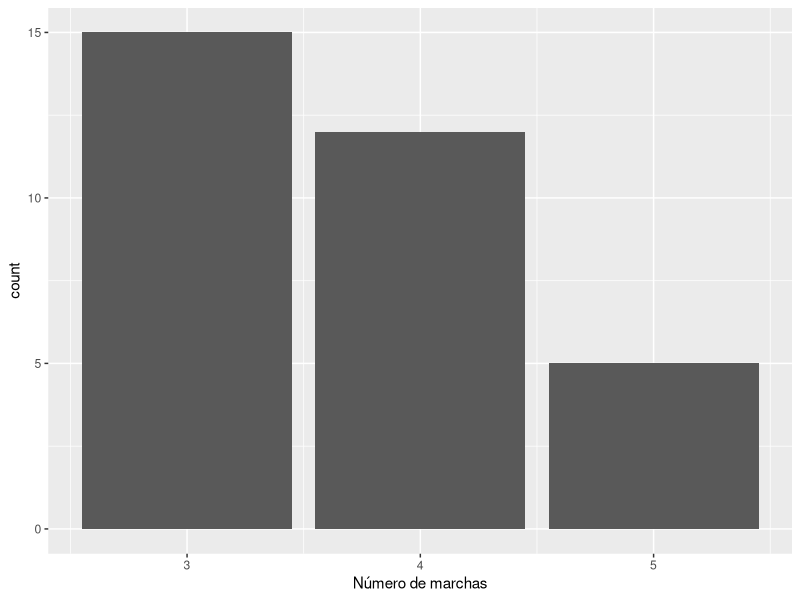
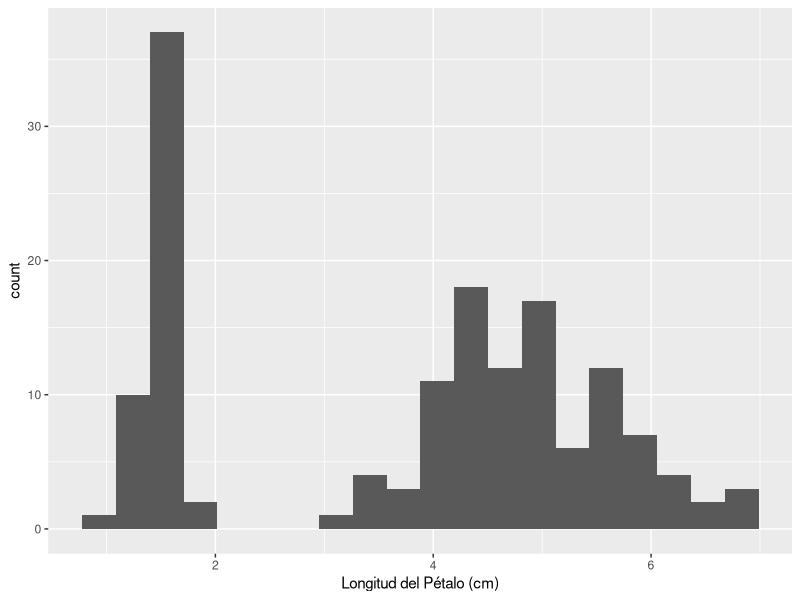
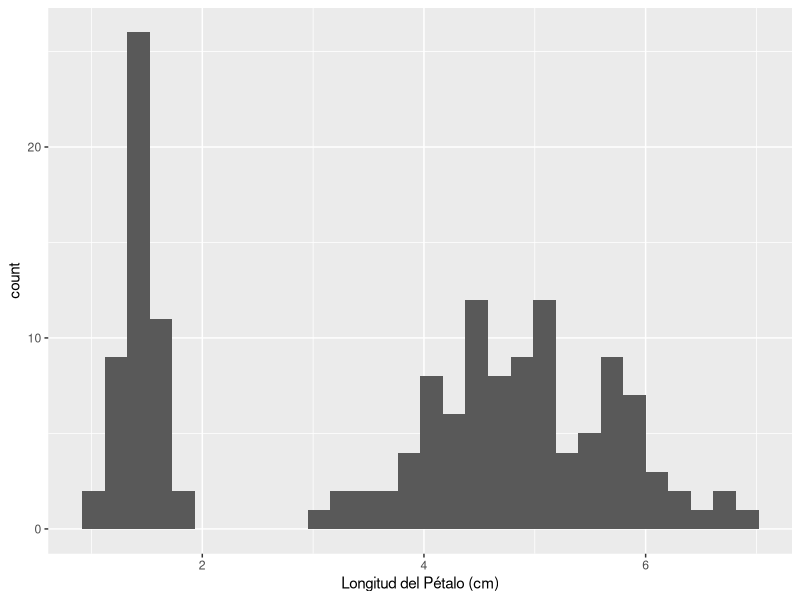
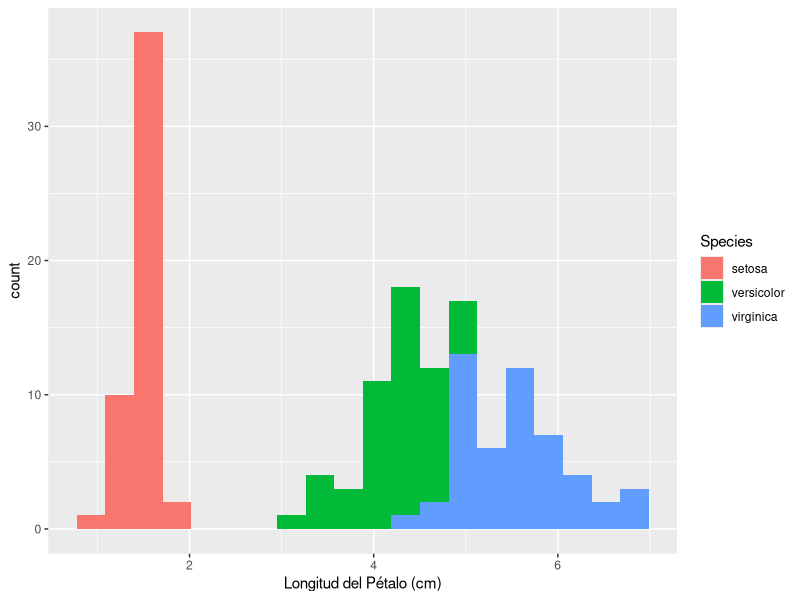
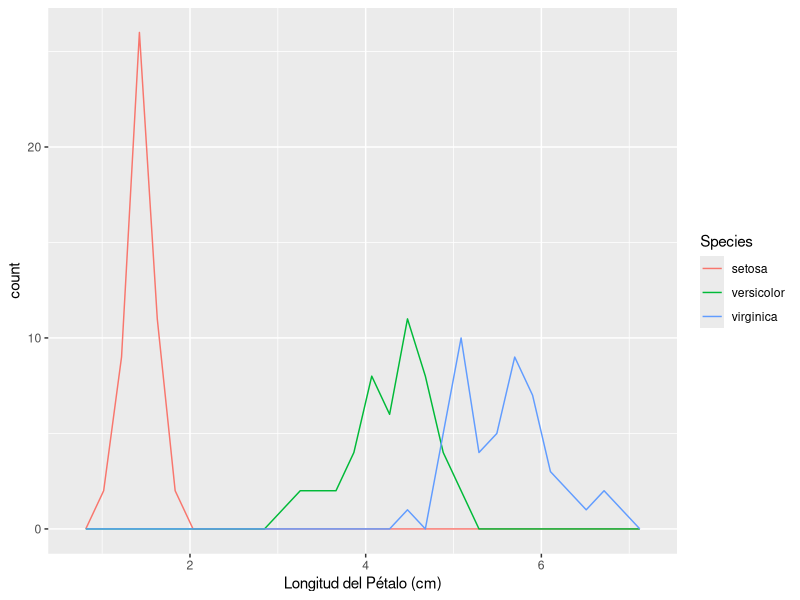
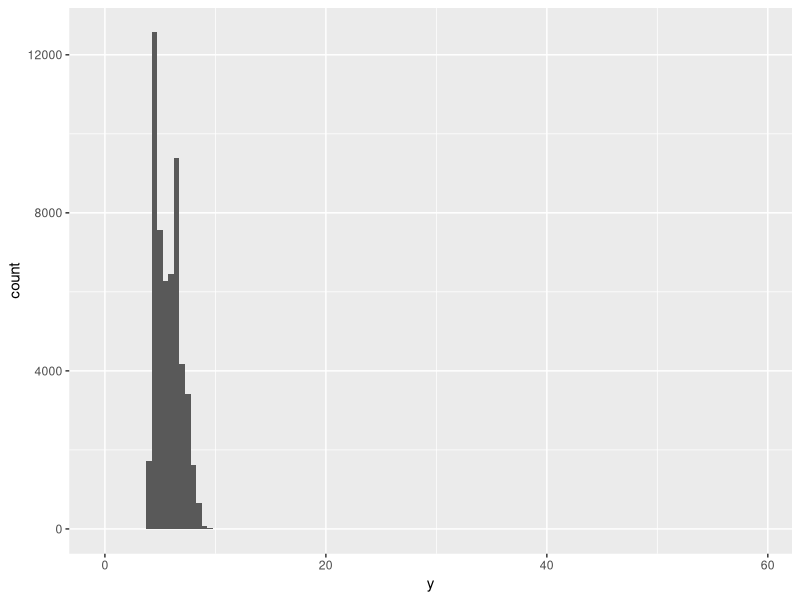
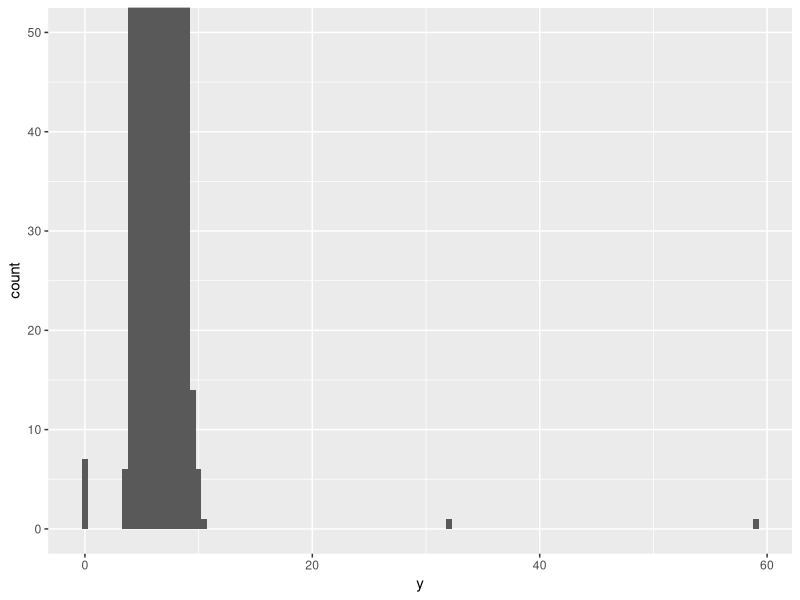
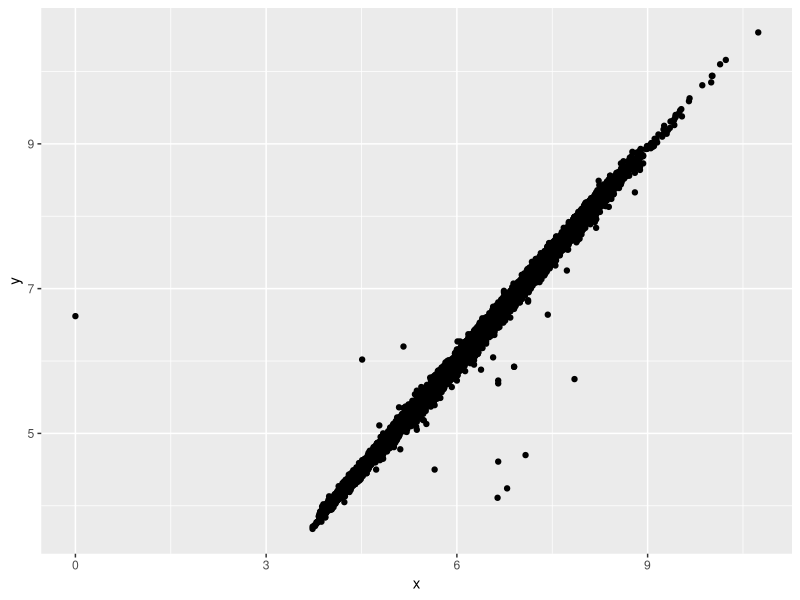

These charts were generated, in order, by the following R code:
## ---- chunk 1
knitr::opts_chunk$set(echo = T, warning = F, message = F)
knitr::opts_chunk$set(echo = TRUE, fig.width = 5, fig.height = 3)
## ---- chunk 2
library(ggplot2)
# Representamos número de marchas en datos mtcars
ggplot(data=mtcars, aes(x=gear)) + 
  geom_bar() + 
  labs(x = "Número de marchas")
## ---- chunk 3
library(tidyverse)
mtcars %>% group_by(gear)  %>% summarise(n())
## ---- chunk 4
ggplot(data=iris, aes(x=Petal.Length)) + 
  geom_histogram(bins = 20) + 
  labs(x = "Longitud del Pétalo (cm)")
## ---- chunk 5
ggplot(data=iris, aes(x=Petal.Length)) + 
  geom_histogram() + 
  labs(x = "Longitud del Pétalo (cm)")
## ---- chunk 6
ggplot(data=iris, aes(x=Petal.Length, fill=Species)) + 
  geom_histogram(bins = 20) + 
  labs(x = "Longitud del Pétalo (cm)")
## ---- chunk 7
ggplot(data=iris, aes(x=Petal.Length, color=Species)) + 
  geom_freqpoly() + 
  labs(x = "Longitud del Pétalo (cm)")
## ---- chunk 8
ggplot(diamonds, aes(x=y)) +
  geom_histogram(binwidth = 0.5)
## ---- chunk 9
ggplot(diamonds, aes(x=y)) +
  geom_histogram(binwidth = 0.5) + 
  coord_cartesian( ylim = c(0,50) )
## ---- chunk 10
diamonds %>%
  filter(y < 3 | y > 20) 
## ---- chunk 11
diamonds2 <- diamonds %>%
  filter(y>=3 & y<=20)
## ---- chunk 12
diamonds2 <- diamonds %>%
  mutate(y = ifelse(y<3 | y>20, NA, y))
## ---- chunk 13
ggplot(data=diamonds2, mapping = aes(x=x, y=y))+
  geom_point()
## ---- chunk 14
ggplot(data=diamonds2, mapping = aes(x=x, y=y))+
  geom_point(na.rm = T)
## ---- chunk 15
ggplot(data=diamonds, aes(x=price, color=cut)) + 
  geom_freqpoly()
## ---- chunk 16
ggplot(data=diamonds, aes(x=price, y=..density.., color=cut)) + 
  geom_freqpoly()
## ---- chunk 17
ggplot(data = mpg, aes(x = class, y = hwy)) + 
  geom_boxplot()
## ---- chunk 18
ggplot(data = mpg, aes(x = reorder(class, hwy, FUN = median), y = hwy)) + #<<
  geom_boxplot()
## ---- chunk 19
ggplot(data = diamonds, aes(x = cut, y = color)) + 
  geom_count() #<<
## ---- chunk 20
diamonds %>%
  group_by(color, cut) %>%
  summarise(n = n())
## ---- chunk 21
diamonds %>%
  count(color, cut) 
## ---- chunk 22
diamonds %>%
  count(color, cut) %>%
  ggplot(aes(x = color, y = cut, fill = n))+ 
  geom_tile() #<<
## ---- chunk 23
ggplot(data=diamonds, aes(x = carat, y = price)) + 
  geom_point(alpha = 0.01) #<<
## ---- chunk 24
ggplot(data=diamonds, aes(x = carat, y = price)) + 
  geom_bin2d() #<<
## ---- chunk 25
# install.packages("hexbin")
ggplot(data=diamonds, aes(x = carat, y = price)) + 
  geom_hex() #<<
## ---- chunk 26
ggplot(data=diamonds, aes(x = carat, y = price, )) + 
  geom_boxplot(aes(group = cut_width(carat, 0.1)) ) #<<
## ---- chunk 27
ggplot(data=diamonds, aes(x = carat, y = price, )) + 
  geom_boxplot(aes(group = cut_number(carat, 20)) ) #<<
